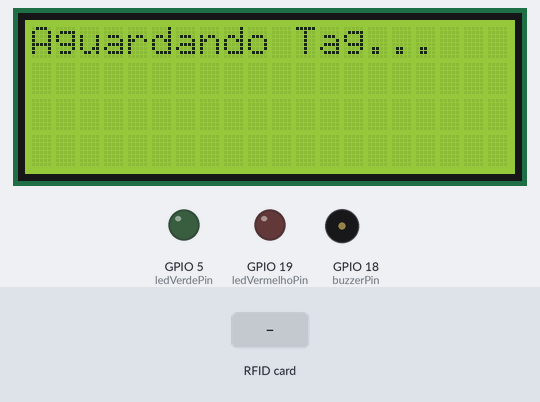
The sketch below on a simulated ESP32. On the bench: 20×4 character LCD, output pins drawn as LEDs (lit = HIGH), buzzer (waves = sounding, pin HIGH). Inputs (shaded band) come from the test bench. What the sketch prints to the serial monitor is not drawn.

Above: at 1.2 s.
1.3 s: RFID card 8B 89 AE 02 held to the reader
At 1.4 s:
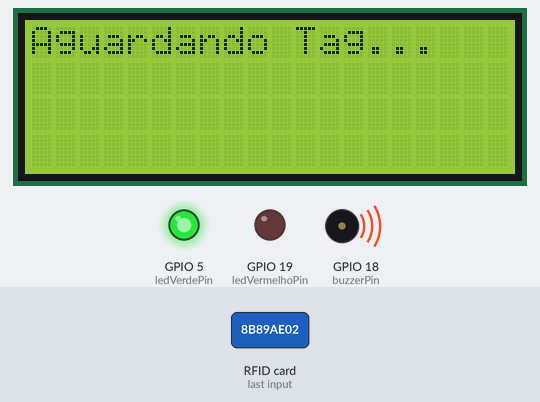
At 2.6 s:
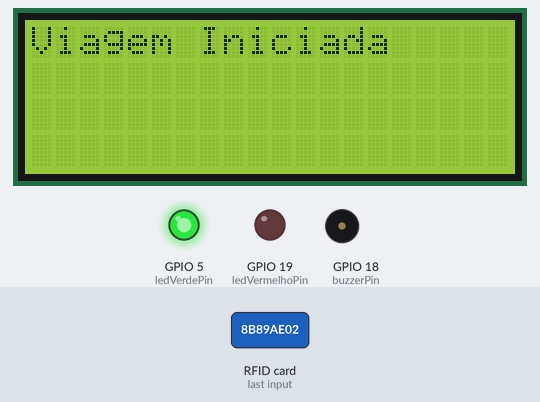
Timing chart, 0 to 9.0 s (numbered marks = the images above; inputs shaded):
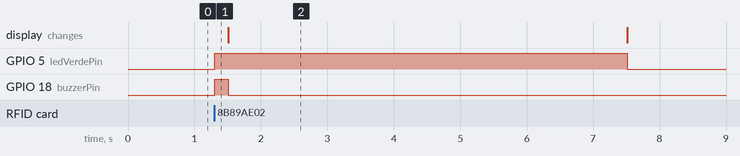

The sketch:

Leitor_RFID.ino
```cpp
#include <Wire.h>
#include <Adafruit_PN532.h>
#include <LiquidCrystal.h>

// -------------------- CONFIGURAÇÕES DOS PINOS (AJUSTE CONFORME SUA PINAGEM) --------------------

#define PN532_IRQ -1
#define PN532_RESET -1
Adafruit_PN532 nfc(PN532_IRQ, PN532_RESET);

// RFID (PN532 via I2C)
//Adafruit_PN532 nfc(Wire); // Inicialização correta para I2C

// Definição das tags cadastradas
uint8_t tag1[] = { 0x8B, 0x89, 0xAE, 0x02 };//minha
uint8_t tag2[] = { 0xB3, 0x92, 0x68, 0x10 };

// Buzzer
const int buzzerPin = 18; // Pino do buzzer

// LEDs
const int ledVerdePin = 5;  // Pino do LED verde
const int ledVermelhoPin = 19; // Pino do LED vermelho

// LCD (Interface Paralela - Ajuste os pinos conforme sua conexão)
const int rsPin = 12;
const int enPin = 13;
const int d4Pin = 14;
const int d5Pin = 27;
const int d6Pin = 26; // Assumindo correção de conflito
const int d7Pin = 25; // Assumindo correção de conflito

LiquidCrystal lcd(rsPin, enPin, d4Pin, d5Pin, d6Pin, d7Pin);

// -------------------- VARIÁVEIS DE ESTADO --------------------
bool viagemIniciada = false;

// -------------------- SETUP --------------------
void setup() {
  Serial.begin(115200);
  Serial.println("Sistema de Leitura RFID");

  // Inicializa os LEDs como saída
  pinMode(ledVerdePin, OUTPUT);
  pinMode(ledVermelhoPin, OUTPUT);
  digitalWrite(ledVerdePin, LOW);
  digitalWrite(ledVermelhoPin, LOW);

  // Inicializa o Buzzer como saída
  pinMode(buzzerPin, OUTPUT);
  digitalWrite(buzzerPin, LOW);

  // Inicializa o LCD (colunas, linhas)
  lcd.begin(20, 4);
  lcd.print("Aguardando Tag...");

  // Inicializa a comunicação I2C
  Wire.begin();

  // Inicializa o PN532
  nfc.begin();
  uint32_t versiondata = nfc.getFirmwareVersion();
  if (!versiondata) {
    Serial.println("[FAIL] - Não foi possível encontrar o PN532");
    while (1);
  }
  nfc.SAMConfig();
  Serial.println("[OK] - PN532 Iniciado");
}

// -------------------- FUNÇÃO PARA ACIONAR O BUZZER --------------------
void acionarBuzzer(int duracao = 100) { // Duração em milissegundos
  digitalWrite(buzzerPin, HIGH);
  delay(duracao);
  digitalWrite(buzzerPin, LOW);
}

// -------------------- LOOP PRINCIPAL --------------------
void loop() {
  uint8_t success;
  uint8_t uid[] = { 0, 0, 0, 0, 0, 0, 0 };  // Buffer para o UID da tag
  uint8_t uidLength;                       // Comprimento do UID

  // Tenta ler uma tag
  success = nfc.readPassiveTargetID(PN532_MIFARE_ISO14443A, uid, &uidLength);

  if (success) {
    Serial.print("Tag lida (UID): ");
    for (int i = 0; i < uidLength; i++) {
      Serial.print(uid[i] < 0x10 ? " 0" : " ");
      Serial.print(uid[i], HEX);
    }
    Serial.println("");

    digitalWrite(ledVerdePin, HIGH);   // Acende o LED verde
    digitalWrite(ledVermelhoPin, LOW);  // Apaga o LED vermelho
    acionarBuzzer(200);               // Aciona o buzzer com bipe curto

    lcd.clear();
    if (!viagemIniciada) {
      lcd.setCursor(0, 0);
      lcd.print("Viagem Iniciada");
      viagemIniciada = true;
    } else {
      lcd.setCursor(0, 0);
      lcd.print("Viagem Finalizada");
      viagemIniciada = false;
    }
    delay(6000); // Exibe a mensagem por 6 segundos
    digitalWrite(ledVerdePin, LOW);  // Apaga o LED verde
    lcd.clear();
    lcd.print("Aguardando Tag...");

  } else {
    // Falha na leitura da tag
    digitalWrite(ledVermelhoPin, HIGH); // Acende o LED vermelho
    digitalWrite(ledVerdePin, LOW);    // Apaga o LED verde
    acionarBuzzer(400);                 // Aciona o buzzer com bipe longo
    lcd.clear();
    lcd.print("Erro na Leitura");
    delay(6000); // Exibe a mensagem por 6 segundos
    digitalWrite(ledVermelhoPin, LOW); // Apaga o LED vermelho
    lcd.clear();
    lcd.print("Aguardando Tag...");
  }

  delay(100); // Pequena pausa
}
```

Measured:
- after the input at 1.3 s, GPIO 5 (ledVerdePin): LOW → HIGH at once, → LOW 6.2 s later; GPIO 18 (buzzerPin): LOW → HIGH at once, → LOW 0.20 s later
